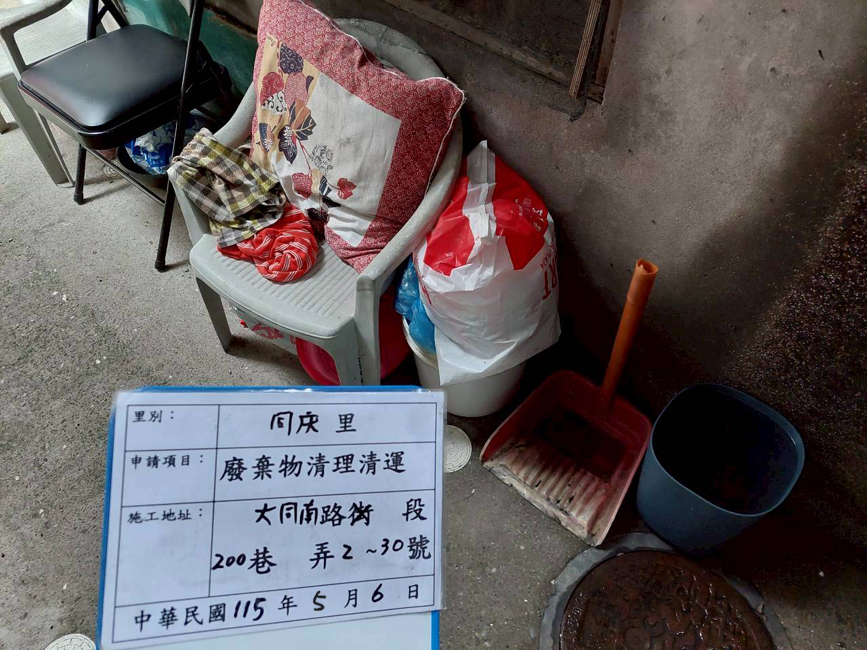
#> input picture 01_測試與範例照片庫/測試SKILLS_ok_026-同慶里-廢棄物清除呈報-115.05.06/LINE_ALBUM_同慶里廢棄物呈報_260311_2.jpg, 867 x 650 px
$ python debug_inspect_026.py
#> lines starting #> are read from the running program, lines starting #| are printed output that depends on the picture
import cv2
import numpy as np
import os

def read_image_utf8(path):
    return cv2.imdecode(np.fromfile(path, dtype=np.uint8), cv2.IMREAD_COLOR)
#> returned value is the input picture: shape (650, 867, 3); mean B, G, R 92.1, 90.6, 97

test_dir = r"測試SKILLS_ok_026-同慶里-廢棄物清除呈報-115.05.06"
img_path = os.path.join(test_dir, "LINE_ALBUM_同慶里廢棄物呈報_260311_2.jpg")
img = read_image_utf8(img_path)

if img is not None:
    # Save a resized version of the whole image to check
    h, w = img.shape[:2]
#> h = 650; w = 867
    resized = cv2.resize(img, (w // 4, h // 4))
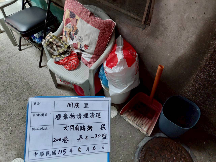
#> resized: shape (162, 216, 3); mean B, G, R 91.9, 90.4, 96.7
    cv2.imwrite("debug_026_img2.png", resized)
    print("Saved debug_026_img2.png")
else:
    print("Could not load image 2")

$ run again, with 01_測試與範例照片庫/測試SKILLS_ok_026-同慶里-廢棄物清除呈報-115.05.06/LINE_ALBUM_同慶里廢棄物呈報_260311_1.jpg copied over 01_測試與範例照片庫/測試SKILLS_ok_026-同慶里-廢棄物清除呈報-115.05.06/LINE_ALBUM_同慶里廢棄物呈報_260311_2.jpg
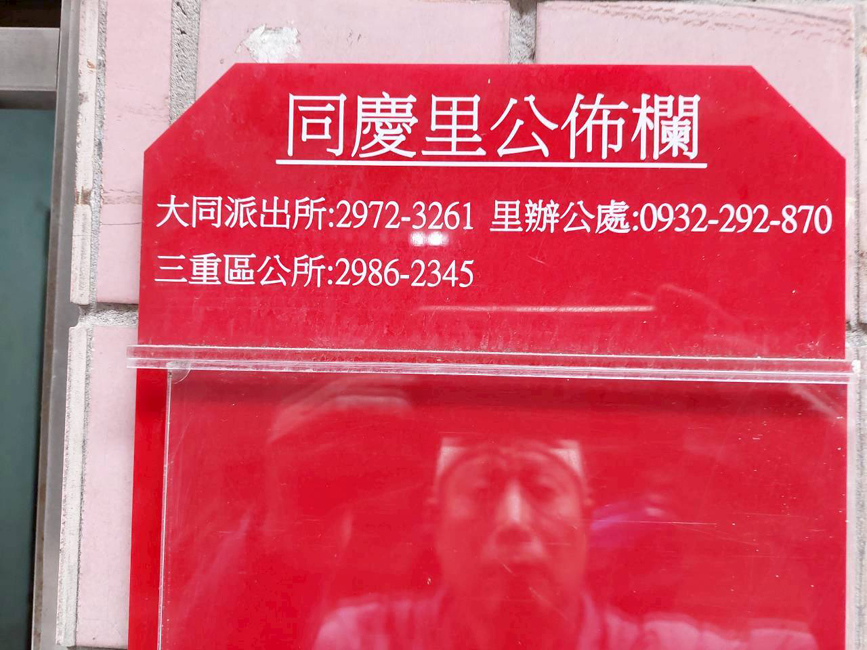
#> input picture 01_測試與範例照片庫/測試SKILLS_ok_026-同慶里-廢棄物清除呈報-115.05.06/LINE_ALBUM_同慶里廢棄物呈報_260311_1.jpg, 867 x 650 px
#> in read_image_utf8, returned value is the input picture: shape (650, 867, 3); mean B, G, R 105.6, 87.6, 208.9
#> `resized = cv2.resize(img, (w // 4, h // 4))`:
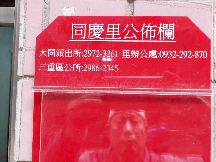
#> resized: shape (162, 216, 3); mean B, G, R 105.6, 87.6, 208.9

$ run again, with 01_測試與範例照片庫/測試SKILLS_ok_026-同慶里-廢棄物清除呈報-115.05.06/LINE_ALBUM_同慶里廢棄物呈報_260311_10.jpg copied over 01_測試與範例照片庫/測試SKILLS_ok_026-同慶里-廢棄物清除呈報-115.05.06/LINE_ALBUM_同慶里廢棄物呈報_260311_2.jpg
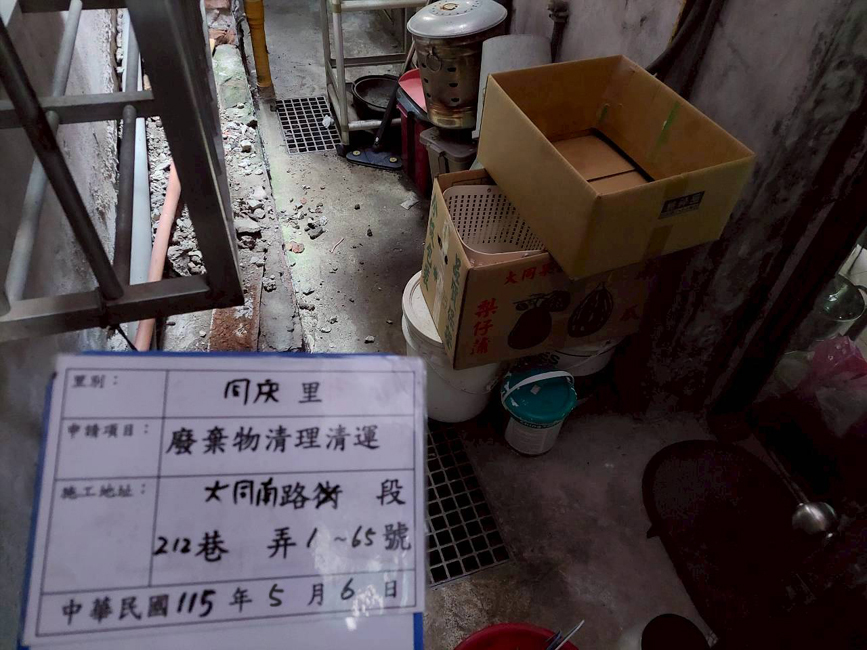
#> input picture 01_測試與範例照片庫/測試SKILLS_ok_026-同慶里-廢棄物清除呈報-115.05.06/LINE_ALBUM_同慶里廢棄物呈報_260311_10.jpg, 867 x 650 px
#> in read_image_utf8, returned value is the input picture: shape (650, 867, 3); mean B, G, R 71.8, 69.1, 78
#> `resized = cv2.resize(img, (w // 4, h // 4))`:
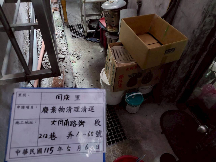
#> resized: shape (162, 216, 3); mean B, G, R 71.6, 68.9, 77.9

$ run again, with 01_測試與範例照片庫/測試SKILLS_ok_026-同慶里-廢棄物清除呈報-115.05.06/LINE_ALBUM_同慶里廢棄物呈報_260311_11.jpg copied over 01_測試與範例照片庫/測試SKILLS_ok_026-同慶里-廢棄物清除呈報-115.05.06/LINE_ALBUM_同慶里廢棄物呈報_260311_2.jpg
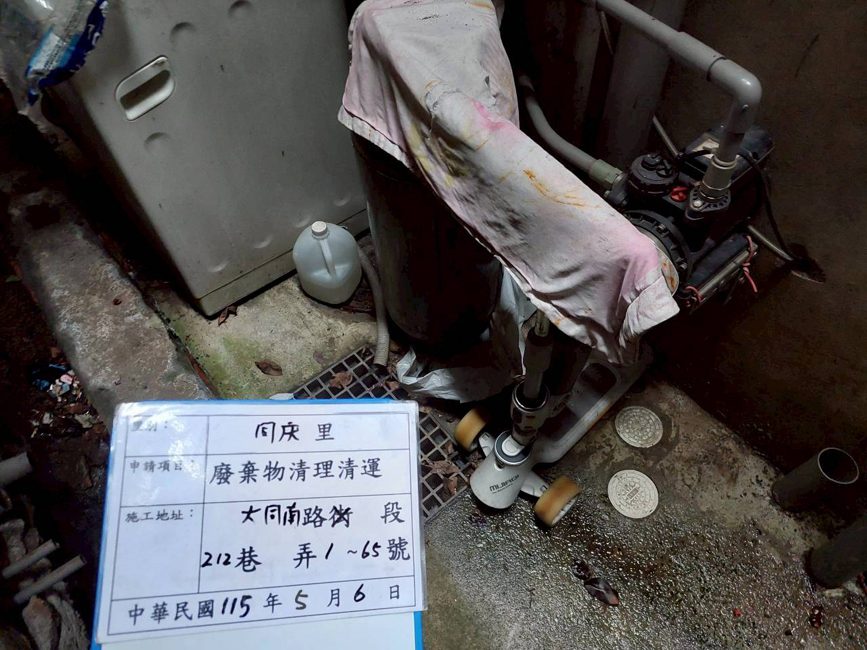
#> input picture 01_測試與範例照片庫/測試SKILLS_ok_026-同慶里-廢棄物清除呈報-115.05.06/LINE_ALBUM_同慶里廢棄物呈報_260311_11.jpg, 867 x 650 px
#> in read_image_utf8, returned value is the input picture: shape (650, 867, 3); mean B, G, R 80.2, 80.1, 82.9
#> `resized = cv2.resize(img, (w // 4, h // 4))`:
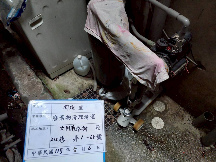
#> resized: shape (162, 216, 3); mean B, G, R 80.1, 79.9, 82.8
